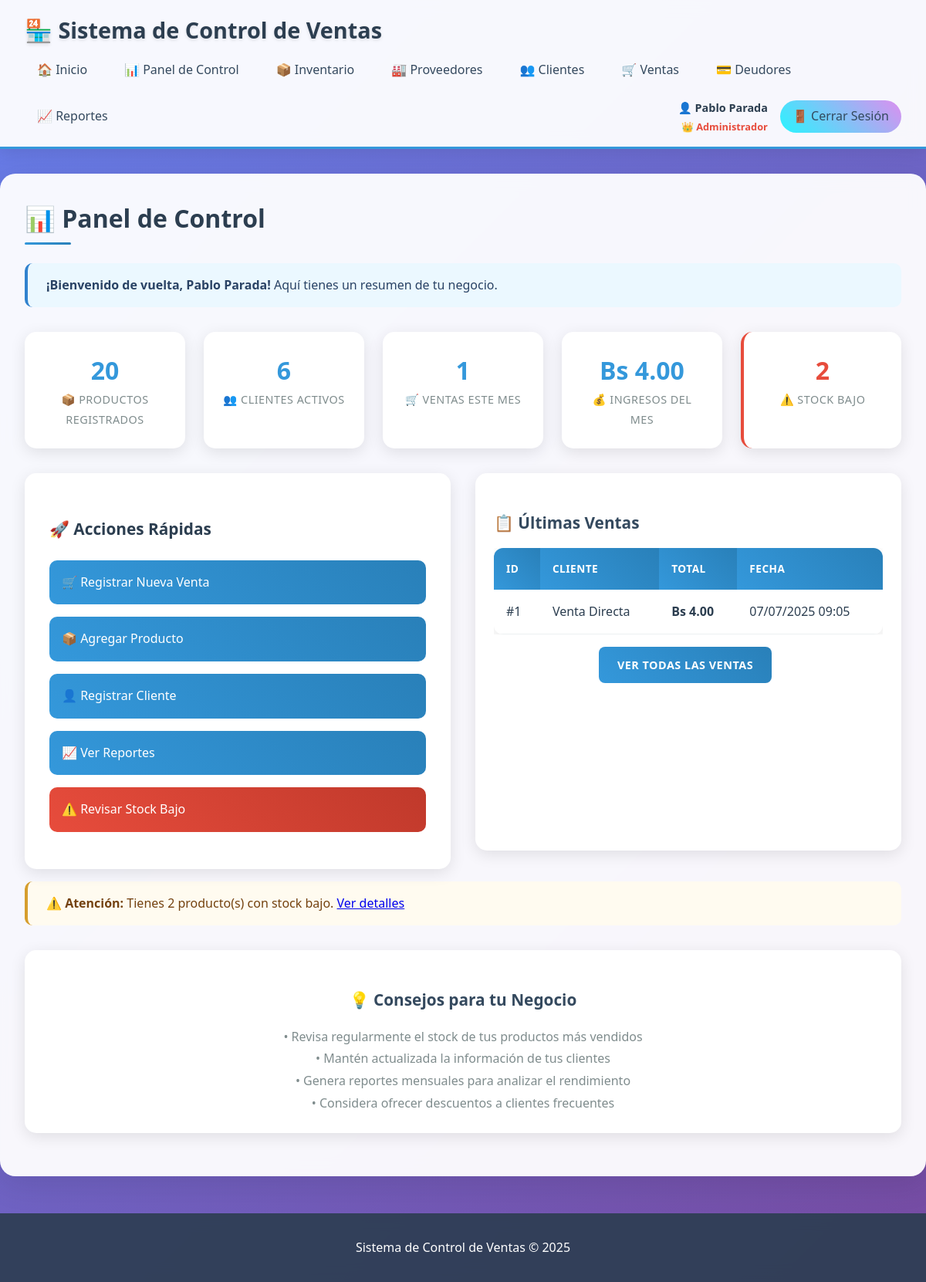
The app's page /index.php?action=panel (signed in) with its own data.
### tables this page shows
CREATE TABLE `venta` (
  `id_venta` int(11) NOT NULL AUTO_INCREMENT,
  `Cedula_Rif` varchar(15) NOT NULL,
  `Total` decimal(10,2) NOT NULL,
  `Fecha_Emision` timestamp NOT NULL DEFAULT current_timestamp(),
  `Estado` enum('Completada','Cancelada','Pendiente') DEFAULT 'Completada',
  `No_Control` varchar(50) DEFAULT NULL,
  PRIMARY KEY (`id_venta`),
  KEY `idx_fecha` (`Fecha_Emision`),
  KEY `idx_cliente` (`Cedula_Rif`),
  KEY `idx_total` (`Total`),
  KEY `idx_venta_fecha_cliente` (`Fecha_Emision`,`Cedula_Rif`),
  CONSTRAINT `venta_ibfk_1` FOREIGN KEY (`Cedula_Rif`) REFERENCES `cliente` (`Cedula_Rif`) ON UPDATE CASCADE
);

CREATE TABLE `cliente` (
  `Cedula_Rif` varchar(15) NOT NULL,
  `Nombre` varchar(50) NOT NULL,
  `Apellido` varchar(50) DEFAULT NULL,
  `Telefono` varchar(15) DEFAULT NULL,
  `Direccion` text DEFAULT NULL,
  `Correo` varchar(100) DEFAULT NULL,
  `Fecha_Registro` timestamp NOT NULL DEFAULT current_timestamp(),
  `Estado` enum('Activo','Inactivo') DEFAULT 'Activo',
  PRIMARY KEY (`Cedula_Rif`),
  KEY `idx_nombre` (`Nombre`),
  KEY `idx_telefono` (`Telefono`)
);

### controllers/DashboardController.php (called while the page is built, shortened)
<?php
class DashboardController {
    public function index() {
        require_once 'views/dashboard.php';
    }
}
?>

### views/dashboard.php (the view, shortened to what this page needs)
<?php
require_once 'views/layout/header.php';
$database = new Database();
$db = $database->getConnection();
$stmt = $db->prepare("SELECT COUNT(*) as total FROM Producto");
$stmt->execute();
$totalProducts = $stmt->fetch(PDO::FETCH_ASSOC)['total'];
$stmt = $db->prepare("SELECT COUNT(*) as total FROM Cliente");
$stmt->execute();
$totalClients = $stmt->fetch(PDO::FETCH_ASSOC)['total'];
$stmt = $db->prepare("SELECT COUNT(*) as total FROM Venta WHERE MONTH(Fecha_Emision) = MONTH(CURRENT_DATE()) AND YEAR(Fecha_Emision) = YEAR(CURRENT_DATE())");
$stmt->execute();
$monthSales = $stmt->fetch(PDO::FETCH_ASSOC)['total'];
$stmt = $db->prepare("SELECT COALESCE(SUM(Total), 0) as total FROM Venta WHERE MONTH(Fecha_Emision) = MONTH(CURRENT_DATE()) AND YEAR(Fecha_Emision) = YEAR(CURRENT_DATE())");
$stmt->execute();
$monthRevenue = $stmt->fetch(PDO::FETCH_ASSOC)['total'];
$stmt = $db->prepare("SELECT COUNT(*) as total FROM Producto p LEFT JOIN Stock s ON p.id_producto = s.id_producto WHERE s.Cantidad < 10");
$stmt->execute();
$lowStockProducts = $stmt->fetch(PDO::FETCH_ASSOC)['total'];
$stmt = $db->prepare("SELECT v.*, c.Nombre, c.Apellido FROM Venta v JOIN Cliente c ON v.Cedula_Rif = c.Cedula_Rif ORDER BY v.Fecha_Emision DESC LIMIT 5");
$stmt->execute();
$recentSales = $stmt->fetchAll(PDO::FETCH_ASSOC);
$isAdmin = isset($_SESSION['rol_nombre']) && strtolower($_SESSION['rol_nombre']) === 'administrador';
$nombreCompleto = htmlspecialchars($_SESSION['nombre'] ?? 'Usuario');
if (!empty($_SESSION['apellido'])) {
    $nombreCompleto .= ' ' . htmlspecialchars($_SESSION['apellido']);
}
?>
<h2>📊 Panel de Control</h2>
<div class="alert alert-info">
    <strong>¡Bienvenido de vuelta, <?php echo $nombreCompleto; ?>!</strong>
    Aquí tienes un resumen de tu negocio.
</div>
<div class="stats-grid">
    <div class="stat-card hover-lift">
        <span class="stat-number"><?php echo number_format($totalProducts); ?></span>
        <span class="stat-label">📦 Productos Registrados</span>
    </div>
    <div class="stat-card hover-lift">
        <span class="stat-number"><?php echo number_format($totalClients); ?></span>
        <span class="stat-label">👥 Clientes Activos</span>
    </div>
    <div class="stat-card hover-lift">
        <span class="stat-number"><?php echo number_format($monthSales); ?></span>
        <span class="stat-label">🛒 Ventas Este Mes</span>
    </div>
    <div class="stat-card hover-lift">
        <span class="stat-number">Bs <?php echo number_format($monthRevenue, 2); ?></span>
        <span class="stat-label">💰 Ingresos del Mes</span>
    </div>
    <?php if ($lowStockProducts > 0): ?>
    <div class="stat-card hover-lift" style="border-left: 4px solid #e74c3c;">
        <span class="stat-number" style="color: #e74c3c;"><?php echo $lowStockProducts; ?></span>
        <span class="stat-label">⚠️ Stock Bajo</span>
    </div>
    <?php endif; ?>
</div>
<div class="dashboard-sections">
    <section class="quick-actions">
        <h3>🚀 Acciones Rápidas</h3>
        <ul>
            <li><a href="index.php?action=ventas&method=new">🛒 Registrar Nueva Venta</a></li>
            <?php if ($isAdmin): ?>
            <li><a href="index.php?action=productos&method=add">📦 Agregar Producto</a></li>
            <li><a href="index.php?action=clientes&method=add">👤 Registrar Cliente</a></li>
            <li><a href="index.php?action=reportes&method=salesByDate">📈 Ver Reportes</a></li>
            <?php if ($lowStockProducts > 0): ?>
            <li><a href="index.php?action=reportes&method=lowStock" style="background: linear-gradient(45deg, #e74c3c, #c0392b);">⚠️ Revisar Stock Bajo</a></li>
            <?php endif; ?>
            <?php else: ?>
            <li><a href="index.php?action=productos&method=list">📦 Ver Productos</a></li>
            <li><a href="index.php?action=clientes&method=list">👥 Ver Clientes</a></li>
            <li><a href="index.php?action=ventas&method=list">📊 Ver Mis Ventas</a></li>
            <?php endif; ?>
        </ul>
    </section>
    <section class="card">
        <h3>📋 Últimas Ventas</h3>
        <?php if (!empty($recentSales)): ?>
            <div style="overflow-x: auto;">
                <table style="margin: 0;">
                    <thead>
                        <tr>
                            <th>ID</th>
                            <th>Cliente</th>
                            <th>Total</th>
                            <th>Fecha</th>
                        </tr>
                    </thead>
                    <tbody>
                        <?php foreach ($recentSales as $sale): ?>
                        <tr>
                            <td>#<?php echo $sale['id_venta']; ?></td>
                            <td><?php echo htmlspecialchars($sale['Nombre'] . ' ' . $sale['Apellido']); ?></td>
                            <td><strong>Bs <?php echo number_format($sale['Total'], 2); ?></strong></td>
                            <td><?php echo date('d/m/Y H:i', strtotime($sale['Fecha_Emision'])); ?></td>
                        </tr>
                        <?php endforeach; ?>
                    </tbody>
                </table>
            </div>
            <div style="text-align: center; margin-top: 1rem;">
                <a href="index.php?action=ventas&method=list" class="btn">Ver Todas las Ventas</a>
            </div>
        <?php endif; ?>
    </section>
</div>
<?php if ($lowStockProducts > 0 && $isAdmin): ?>
<div class="alert alert-warning">
    <strong>⚠️ Atención:</strong> Tienes <?php echo $lowStockProducts; ?> producto(s) con stock bajo.
    <a href="index.php?action=reportes&method=lowStock">Ver detalles</a>
</div>
<?php endif; ?>
<div class="card" style="text-align: center; margin-top: 2rem;">
    <h3>💡 Consejos para tu Negocio</h3>
    <p style="color: #7f8c8d; line-height: 1.8;">
        <?php if ($isAdmin): ?>
        • Revisa regularmente el stock de tus productos más vendidos<br>
        • Mantén actualizada la información de tus clientes<br>
        • Genera reportes mensuales para analizar el rendimiento<br>
        • Considera ofrecer descuentos a clientes frecuentes
        <?php endif; ?>
    </p>
</div>
<?php require_once 'views/layout/footer.php'; ?>

### assets/css/style.css (style rules this page uses)
* { margin: 0; padding: 0; box-sizing: border-box; }
body { font-family: 'Segoe UI', Tahoma, Geneva, Verdana, sans-serif; line-height: 1.6; color: #2c3e50; background: linear-gradient(135deg, #667eea 0%, #764ba2 100%); min-height: 100vh; }
h2 { color: #2c3e50; margin-bottom: 1.5rem; font-size: 2rem; font-weight: 600; position: relative; padding-bottom: 0.5rem; }
h2::after { content: ''; position: absolute; bottom: 0; left: 0; width: 60px; height: 3px; background: linear-gradient(45deg, #3498db, #2980b9); border-radius: 2px; }
h3 { color: #34495e; margin: 1.5rem 0 1rem 0; font-size: 1.3rem; font-weight: 600; }
table { width: 100%; border-collapse: collapse; margin: 1.5rem 0; background: white; border-radius: 12px; overflow: hidden; box-shadow: 0 5px 20px rgba(0, 0, 0, 0.1); }
th { background: linear-gradient(45deg, #3498db, #2980b9); color: white; padding: 1rem; text-align: left; font-weight: 600; text-transform: uppercase; font-size: 0.85rem; letter-spacing: 0.5px; }
td { padding: 1rem; border-bottom: 1px solid #ecf0f1; transition: background-color 0.3s ease; }
button, .btn { background: linear-gradient(45deg, #3498db, #2980b9); color: white; border: none; padding: 0.75rem 1.5rem; border-radius: 8px; cursor: pointer; text-decoration: none; display: inline-block; font-weight: 600; font-size: 0.9rem; text-transform: uppercase; letter-spacing: 0.5px; transition: all 0.3s ease; margin-right: 0.5rem; margin-bottom: 0.5rem; }
.card { background: white; border-radius: 15px; padding: 1.5rem; box-shadow: 0 5px 20px rgba(0, 0, 0, 0.1); margin-bottom: 1.5rem; transition: transform 0.3s ease; }
.dashboard-sections { display: grid; grid-template-columns: repeat(auto-fit, minmax(300px, 1fr)); gap: 2rem; margin-top: 2rem; }
.quick-actions { background: white; padding: 2rem; border-radius: 15px; box-shadow: 0 5px 20px rgba(0, 0, 0, 0.1); }
.quick-actions h3 { color: #2c3e50; margin-bottom: 1.5rem; font-size: 1.3rem; }
.quick-actions ul { list-style: none; padding: 0; }
.quick-actions li { margin-bottom: 1rem; }
.quick-actions a { display: block; padding: 1rem; background: linear-gradient(45deg, #3498db, #2980b9); color: white; text-decoration: none; border-radius: 10px; transition: all 0.3s ease; font-weight: 500; }
.alert { padding: 1rem 1.5rem; border-radius: 10px; margin: 1rem 0; font-weight: 500; border-left: 4px solid; }
.warning, .alert-warning { background: #fffbf0; color: #744210; border-color: #d69e2e; }
.info, .alert-info { background: #ebf8ff; color: #2a4365; border-color: #3182ce; }
.stats-grid { display: grid; grid-template-columns: repeat(auto-fit, minmax(200px, 1fr)); gap: 1.5rem; margin: 2rem 0; }
.stat-card { background: white; padding: 1.5rem; border-radius: 15px; box-shadow: 0 5px 20px rgba(0, 0, 0, 0.1); text-align: center; transition: transform 0.3s ease; }
.stat-number { font-size: 2rem; font-weight: 700; color: #3498db; display: block; }
.stat-label { color: #7f8c8d; font-size: 0.9rem; text-transform: uppercase; letter-spacing: 0.5px; margin-top: 0.5rem; }
.hover-lift { transition: transform 0.3s ease; }

### records on screen
venta: id_venta "1", Cedula_Rif.Apellido "Venta Directa", Total "4.00", Fecha_Emision "07/07/2025 09:05"

### other values on screen
$nombreCompleto "Pablo Parada"
$roleIcon "👑"
$_SESSION['rol_nombre'] "Administrador"
$totalProducts "20"
$totalClients "6"
$monthSales "1"
$monthRevenue "4.00"
$lowStockProducts "2"
